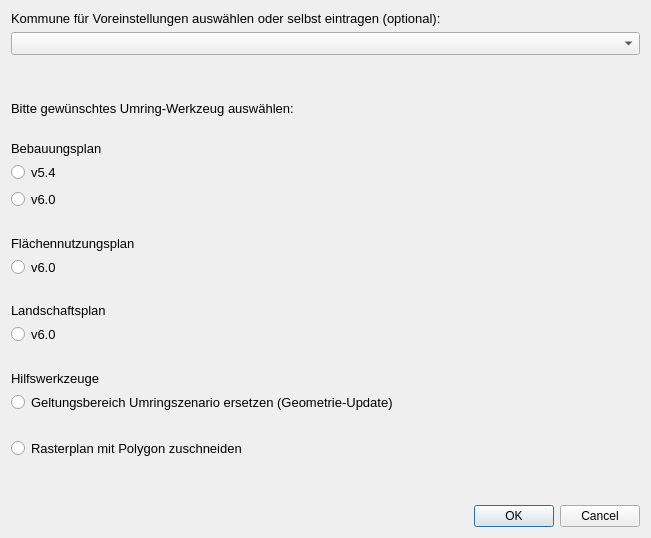
<?xml version="1.0" encoding="UTF-8"?>
<ui version="4.0">
 <class>XplanUmring</class>
 <widget class="QDialog" name="XplanUmring">
  <property name="geometry">
   <rect>
    <x>0</x>
    <y>0</y>
    <width>651</width>
    <height>538</height>
   </rect>
  </property>
  <property name="focusPolicy">
   <enum>Qt::WheelFocus</enum>
  </property>
  <property name="windowTitle">
   <string>XPlan-Umring</string>
  </property>
  <layout class="QGridLayout" name="gridLayout">
   <item row="9" column="0">
    <widget class="QRadioButton" name="rb_bp_60">
     <property name="font">
      <font>
       <pointsize>10</pointsize>
      </font>
     </property>
     <property name="text">
      <string>v6.0</string>
     </property>
    </widget>
   </item>
   <item row="1" column="0">
    <widget class="QComboBox" name="cb_ags">
     <property name="font">
      <font>
       <pointsize>10</pointsize>
      </font>
     </property>
     <property name="focusPolicy">
      <enum>Qt::StrongFocus</enum>
     </property>
    </widget>
   </item>
   <item row="20" column="0">
    <spacer name="verticalSpacer_4">
     <property name="orientation">
      <enum>Qt::Vertical</enum>
     </property>
     <property name="sizeHint" stdset="0">
      <size>
       <width>20</width>
       <height>20</height>
      </size>
     </property>
    </spacer>
   </item>
   <item row="23" column="0">
    <widget class="QDialogButtonBox" name="buttonBox">
     <property name="orientation">
      <enum>Qt::Horizontal</enum>
     </property>
     <property name="standardButtons">
      <set>QDialogButtonBox::Cancel|QDialogButtonBox::Ok</set>
     </property>
    </widget>
   </item>
   <item row="18" column="0">
    <widget class="QLabel" name="label_3">
     <property name="font">
      <font>
       <pointsize>10</pointsize>
      </font>
     </property>
     <property name="text">
      <string>Hilfswerkzeuge</string>
     </property>
    </widget>
   </item>
   <item row="12" column="0">
    <widget class="QRadioButton" name="rb_fp_60">
     <property name="font">
      <font>
       <pointsize>10</pointsize>
      </font>
     </property>
     <property name="text">
      <string>v6.0</string>
     </property>
    </widget>
   </item>
   <item row="19" column="0">
    <widget class="QRadioButton" name="rb_replace">
     <property name="font">
      <font>
       <pointsize>10</pointsize>
      </font>
     </property>
     <property name="text">
      <string>Geltungsbereich Umringszenario ersetzen (Geometrie-Update)</string>
     </property>
    </widget>
   </item>
   <item row="16" column="0">
    <widget class="QRadioButton" name="rb_lp_60">
     <property name="font">
      <font>
       <pointsize>10</pointsize>
      </font>
     </property>
     <property name="text">
      <string>v6.0</string>
     </property>
    </widget>
   </item>
   <item row="11" column="0">
    <widget class="QLabel" name="label_4">
     <property name="font">
      <font>
       <pointsize>10</pointsize>
      </font>
     </property>
     <property name="text">
      <string>Flächennutzungsplan</string>
     </property>
    </widget>
   </item>
   <item row="21" column="0">
    <widget class="QRadioButton" name="rb_clip">
     <property name="font">
      <font>
       <pointsize>10</pointsize>
      </font>
     </property>
     <property name="text">
      <string>Rasterplan mit Polygon zuschneiden</string>
     </property>
    </widget>
   </item>
   <item row="3" column="0">
    <widget class="QLabel" name="addressLabel">
     <property name="font">
      <font>
       <pointsize>10</pointsize>
       <weight>50</weight>
       <bold>false</bold>
      </font>
     </property>
     <property name="text">
      <string>Bitte gewünschtes Umring-Werkzeug auswählen:</string>
     </property>
    </widget>
   </item>
   <item row="8" column="0">
    <widget class="QRadioButton" name="rb_bp_54">
     <property name="font">
      <font>
       <pointsize>10</pointsize>
      </font>
     </property>
     <property name="text">
      <string>v5.4</string>
     </property>
    </widget>
   </item>
   <item row="6" column="0">
    <widget class="QLabel" name="label_2">
     <property name="font">
      <font>
       <pointsize>10</pointsize>
      </font>
     </property>
     <property name="text">
      <string>Bebauungsplan</string>
     </property>
    </widget>
   </item>
   <item row="4" column="0">
    <spacer name="verticalSpacer_3">
     <property name="orientation">
      <enum>Qt::Vertical</enum>
     </property>
     <property name="sizeHint" stdset="0">
      <size>
       <width>20</width>
       <height>20</height>
      </size>
     </property>
    </spacer>
   </item>
   <item row="10" column="0">
    <spacer name="verticalSpacer_2">
     <property name="orientation">
      <enum>Qt::Vertical</enum>
     </property>
     <property name="sizeHint" stdset="0">
      <size>
       <width>20</width>
       <height>20</height>
      </size>
     </property>
    </spacer>
   </item>
   <item row="14" column="0">
    <widget class="QLabel" name="label">
     <property name="font">
      <font>
       <pointsize>10</pointsize>
      </font>
     </property>
     <property name="text">
      <string>Landschaftsplan</string>
     </property>
    </widget>
   </item>
   <item row="2" column="0">
    <spacer name="verticalSpacer_6">
     <property name="orientation">
      <enum>Qt::Vertical</enum>
     </property>
     <property name="sizeHint" stdset="0">
      <size>
       <width>20</width>
       <height>40</height>
      </size>
     </property>
    </spacer>
   </item>
   <item row="13" column="0">
    <spacer name="verticalSpacer_5">
     <property name="orientation">
      <enum>Qt::Vertical</enum>
     </property>
     <property name="sizeHint" stdset="0">
      <size>
       <width>20</width>
       <height>20</height>
      </size>
     </property>
    </spacer>
   </item>
   <item row="17" column="0">
    <spacer name="verticalSpacer">
     <property name="orientation">
      <enum>Qt::Vertical</enum>
     </property>
     <property name="sizeHint" stdset="0">
      <size>
       <width>20</width>
       <height>20</height>
      </size>
     </property>
    </spacer>
   </item>
   <item row="0" column="0">
    <widget class="QLabel" name="label_5">
     <property name="font">
      <font>
       <pointsize>10</pointsize>
      </font>
     </property>
     <property name="text">
      <string>Kommune für Voreinstellungen auswählen oder selbst eintragen (optional):</string>
     </property>
    </widget>
   </item>
   <item row="22" column="0">
    <spacer name="verticalSpacer_7">
     <property name="orientation">
      <enum>Qt::Vertical</enum>
     </property>
     <property name="sizeHint" stdset="0">
      <size>
       <width>20</width>
       <height>40</height>
      </size>
     </property>
    </spacer>
   </item>
  </layout>
 </widget>
 <resources/>
 <connections>
  <connection>
   <sender>buttonBox</sender>
   <signal>accepted()</signal>
   <receiver>XplanUmring</receiver>
   <slot>accept()</slot>
   <hints>
    <hint type="sourcelabel">
     <x>248</x>
     <y>254</y>
    </hint>
    <hint type="destinationlabel">
     <x>157</x>
     <y>274</y>
    </hint>
   </hints>
  </connection>
  <connection>
   <sender>buttonBox</sender>
   <signal>rejected()</signal>
   <receiver>XplanUmring</receiver>
   <slot>reject()</slot>
   <hints>
    <hint type="sourcelabel">
     <x>316</x>
     <y>260</y>
    </hint>
    <hint type="destinationlabel">
     <x>286</x>
     <y>274</y>
    </hint>
   </hints>
  </connection>
 </connections>
</ui>
